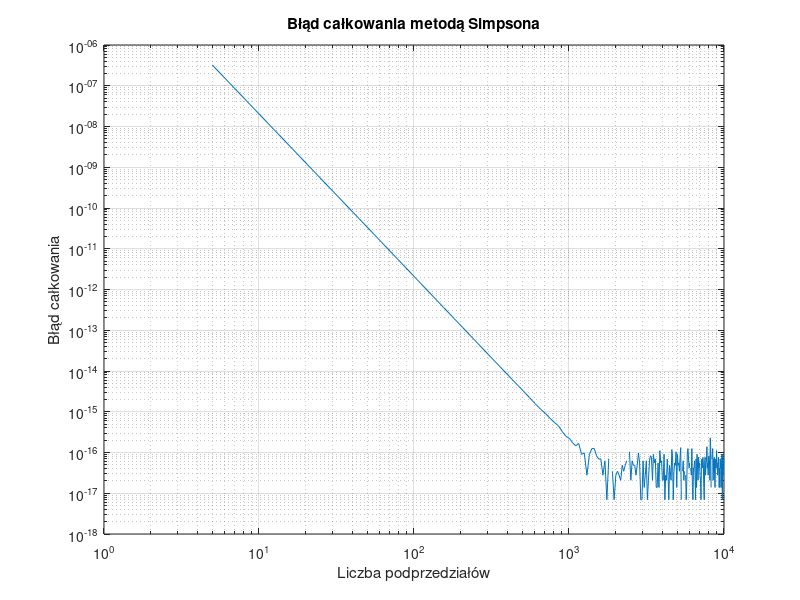

Source code (MATLAB):
function [integration_error, Nt, ft_5, integral_1000] = zadanie3()
    % Numeryczne całkowanie metodą Simpsona.
    % Nt - wektor zawierający liczby podprzedziałów całkowania
    % integration_error - integration_error(1,i) zawiera błąd całkowania wyznaczony
    %   dla liczby podprzedziałów równej Nt(i). Zakładając, że obliczona wartość całki
    %   dla Nt(i) liczby podprzedziałów całkowania wyniosła integration_result,
    %   to integration_error(1,i) = abs(integration_result - reference_value),
    %   gdzie reference_value jest wartością referencyjną całki.
    % ft_5 - gęstość funkcji prawdopodobieństwa dla n=5
    % integral_1000 - całka od 0 do 5 funkcji gęstości prawdopodobieństwa
    %   dla 1000 podprzedziałów całkowania

    reference_value = 0.0473612919396179; % wartość referencyjna całki

    Nt = 5:50:10^4;
    integration_error = zeros(1, length(Nt));

    ft_5 = ft(5);
    integral_1000 = calkowanie_simpsona(@ft, 1000);

    for i = 1:length(Nt)
        integration_result = calkowanie_simpsona(@ft, Nt(i));
        integration_error(i) = abs(integration_result - reference_value);
    end
    
    loglog(Nt, integration_error);
    xlabel('Liczba podprzedziałów');
    ylabel('Błąd całkowania');
    title('Błąd całkowania metodą Simpsona');
    grid on;
    saveas(gcf, 'zadanie3.png');

end

function [ft_value] = ft(t)
    small_sigma = 3;
    mi = 10;
    ft_value = exp(-((t-mi)^2)/(2*small_sigma^2)) / (small_sigma * sqrt(2*pi));
end

function suma = calkowanie_simpsona(f_handle, N)
    a = 0; % krańce przedziału
    b = 5;
    width = (b - a) / N; % szerokość podprzedziału
    suma = 0;

    for i = 0:N-1
        x_i = a + i * width;
        x_i_plus_1 = a + (i + 1) * width;
        x_mid = (x_i + x_i_plus_1) / 2;
        suma = suma + (f_handle(x_i) + 4 * f_handle(x_mid) + f_handle(x_i_plus_1)) * width / 6; % dodawanie całki pod parabolą z przedziału (x_i, x_i+1)
    end
end